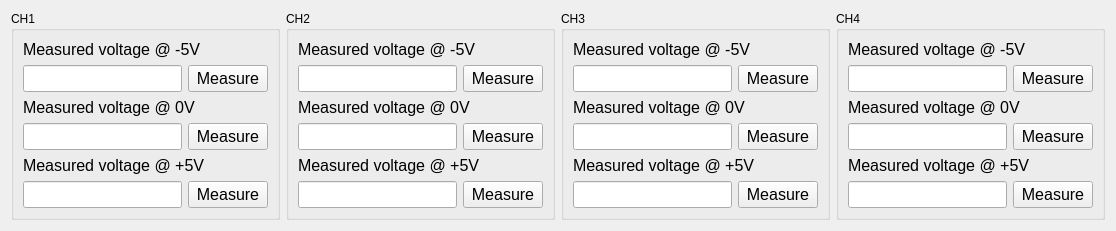
     <widget class="QWidget" name="tab_adc">
      <attribute name="title">
       <string>ADC Calibration</string>
      </attribute>
      <layout class="QVBoxLayout" name="verticalLayout_6">
       <item>
        <layout class="QHBoxLayout" name="horizontalLayout_2">
         <item>
          <widget class="QGroupBox" name="groupBox_2">
           <property name="title">
            <string>CH1</string>
           </property>
           <layout class="QVBoxLayout" name="verticalLayout_19">
            <item>
             <layout class="QVBoxLayout" name="verticalLayout_8">
              <item>
               <widget class="QLabel" name="label_3">
                <property name="font">
                 <font>
                  <pointsize>12</pointsize>
                 </font>
                </property>
                <property name="text">
                 <string>Measured voltage @ -5V</string>
                </property>
               </widget>
              </item>
              <item>
               <layout class="QHBoxLayout" name="horizontalLayout_4">
                <item>
                 <widget class="QLineEdit" name="ch1_minus_5v">
                  <property name="enabled">
                   <bool>true</bool>
                  </property>
                  <property name="font">
                   <font>
                    <pointsize>12</pointsize>
                    <weight>75</weight>
                    <bold>true</bold>
                   </font>
                  </property>
                  <property name="cursor">
                   <cursorShape>ArrowCursor</cursorShape>
                  </property>
                  <property name="mouseTracking">
                   <bool>false</bool>
                  </property>
                  <property name="acceptDrops">
                   <bool>false</bool>
                  </property>
                  <property name="readOnly">
                   <bool>true</bool>
                  </property>
                 </widget>
                </item>
                <item>
                 <widget class="QPushButton" name="ch1_minus_5v_measure">
                  <property name="font">
                   <font>
                    <pointsize>12</pointsize>
                   </font>
                  </property>
                  <property name="text">
                   <string>Measure</string>
                  </property>
                 </widget>
                </item>
               </layout>
              </item>
             </layout>
            </item>
            <item>
             <layout class="QVBoxLayout" name="verticalLayout_7">
              <item>
               <widget class="QLabel" name="label_2">
                <property name="font">
                 <font>
                  <pointsize>12</pointsize>
                 </font>
                </property>
                <property name="text">
                 <string>Measured voltage @ 0V</string>
                </property>
               </widget>
              </item>
              <item>
               <layout class="QHBoxLayout" name="horizontalLayout_3">
                <item>
                 <widget class="QLineEdit" name="ch1_0v">
                  <property name="enabled">
                   <bool>true</bool>
                  </property>
                  <property name="font">
                   <font>
                    <pointsize>12</pointsize>
                    <weight>75</weight>
                    <bold>true</bold>
                   </font>
                  </property>
                  <property name="cursor">
                   <cursorShape>ArrowCursor</cursorShape>
                  </property>
                  <property name="mouseTracking">
                   <bool>false</bool>
                  </property>
                  <property name="acceptDrops">
                   <bool>false</bool>
                  </property>
                  <property name="readOnly">
                   <bool>true</bool>
                  </property>
                 </widget>
                </item>
                <item>
                 <widget class="QPushButton" name="ch1_0v_measure">
                  <property name="font">
                   <font>
                    <pointsize>12</pointsize>
                   </font>
                  </property>
                  <property name="text">
                   <string>Measure</string>
                  </property>
                 </widget>
                </item>
               </layout>
              </item>
             </layout>
            </item>
            <item>
             <layout class="QVBoxLayout" name="verticalLayout_9">
              <item>
               <widget class="QLabel" name="label_4">
                <property name="font">
                 <font>
                  <pointsize>12</pointsize>
                 </font>
                </property>
                <property name="text">
                 <string>Measured voltage @ +5V</string>
                </property>
               </widget>
              </item>
              <item>
               <layout class="QHBoxLayout" name="horizontalLayout_5">
                <item>
                 <widget class="QLineEdit" name="ch1_plus_5v">
                  <property name="enabled">
                   <bool>true</bool>
                  </property>
                  <property name="font">
                   <font>
                    <pointsize>12</pointsize>
                    <weight>75</weight>
                    <bold>true</bold>
                   </font>
                  </property>
                  <property name="cursor">
                   <cursorShape>ArrowCursor</cursorShape>
                  </property>
                  <property name="mouseTracking">
                   <bool>false</bool>
                  </property>
                  <property name="acceptDrops">
                   <bool>false</bool>
                  </property>
                  <property name="readOnly">
                   <bool>true</bool>
                  </property>
                 </widget>
                </item>
                <item>
                 <widget class="QPushButton" name="ch1_plus_5v_measure">
                  <property name="font">
                   <font>
                    <pointsize>12</pointsize>
                   </font>
                  </property>
                  <property name="text">
                   <string>Measure</string>
                  </property>
                 </widget>
                </item>
               </layout>
              </item>
             </layout>
            </item>
           </layout>
          </widget>
         </item>
         <item>
          <widget class="QGroupBox" name="groupBox_3">
           <property name="title">
            <string>CH2</string>
           </property>
           <layout class="QVBoxLayout" name="verticalLayout_20">
            <item>
             <layout class="QVBoxLayout" name="verticalLayout_10">
              <item>
               <widget class="QLabel" name="label_5">
                <property name="font">
                 <font>
                  <pointsize>12</pointsize>
                 </font>
                </property>
                <property name="text">
                 <string>Measured voltage @ -5V</string>
                </property>
               </widget>
              </item>
              <item>
               <layout class="QHBoxLayout" name="horizontalLayout_6">
                <item>
                 <widget class="QLineEdit" name="ch2_minus_5v">
                  <property name="enabled">
                   <bool>true</bool>
                  </property>
                  <property name="font">
                   <font>
                    <pointsize>12</pointsize>
                    <weight>75</weight>
                    <bold>true</bold>
                   </font>
                  </property>
                  <property name="cursor">
                   <cursorShape>ArrowCursor</cursorShape>
                  </property>
                  <property name="mouseTracking">
                   <bool>false</bool>
                  </property>
                  <property name="acceptDrops">
                   <bool>false</bool>
                  </property>
                  <property name="readOnly">
                   <bool>true</bool>
                  </property>
                 </widget>
                </item>
                <item>
                 <widget class="QPushButton" name="ch2_minus_5v_measure">
                  <property name="font">
                   <font>
                    <pointsize>12</pointsize>
                   </font>
                  </property>
                  <property name="text">
                   <string>Measure</string>
                  </property>
                 </widget>
                </item>
               </layout>
              </item>
             </layout>
            </item>
            <item>
             <layout class="QVBoxLayout" name="verticalLayout_11">
              <item>
               <widget class="QLabel" name="label_6">
                <property name="font">
                 <font>
                  <pointsize>12</pointsize>
                 </font>
                </property>
                <property name="text">
                 <string>Measured voltage @ 0V</string>
                </property>
               </widget>
              </item>
              <item>
               <layout class="QHBoxLayout" name="horizontalLayout_7">
                <item>
                 <widget class="QLineEdit" name="ch2_0v">
                  <property name="enabled">
                   <bool>true</bool>
                  </property>
                  <property name="font">
                   <font>
                    <pointsize>12</pointsize>
                    <weight>75</weight>
                    <bold>true</bold>
                   </font>
                  </property>
                  <property name="cursor">
                   <cursorShape>ArrowCursor</cursorShape>
                  </property>
                  <property name="mouseTracking">
                   <bool>false</bool>
                  </property>
                  <property name="acceptDrops">
                   <bool>false</bool>
                  </property>
                  <property name="readOnly">
                   <bool>true</bool>
                  </property>
                 </widget>
                </item>
                <item>
                 <widget class="QPushButton" name="ch2_0v_measure">
                  <property name="font">
                   <font>
                    <pointsize>12</pointsize>
                   </font>
                  </property>
                  <property name="text">
                   <string>Measure</string>
                  </property>
                 </widget>
                </item>
               </layout>
              </item>
             </layout>
            </item>
            <item>
             <layout class="QVBoxLayout" name="verticalLayout_12">
              <item>
               <widget class="QLabel" name="label_7">
                <property name="font">
                 <font>
                  <pointsize>12</pointsize>
                 </font>
                </property>
                <property name="text">
                 <string>Measured voltage @ +5V</string>
                </property>
               </widget>
              </item>
              <item>
               <layout class="QHBoxLayout" name="horizontalLayout_8">
                <item>
                 <widget class="QLineEdit" name="ch2_plus_5v">
                  <property name="enabled">
                   <bool>true</bool>
                  </property>
                  <property name="font">
                   <font>
                    <pointsize>12</pointsize>
                    <weight>75</weight>
                    <bold>true</bold>
                   </font>
                  </property>
                  <property name="cursor">
                   <cursorShape>ArrowCursor</cursorShape>
                  </property>
                  <property name="mouseTracking">
                   <bool>false</bool>
                  </property>
                  <property name="acceptDrops">
                   <bool>false</bool>
                  </property>
                  <property name="readOnly">
                   <bool>true</bool>
                  </property>
                 </widget>
                </item>
                <item>
                 <widget class="QPushButton" name="ch2_plus_5v_measure">
                  <property name="font">
                   <font>
                    <pointsize>12</pointsize>
                   </font>
                  </property>
                  <property name="text">
                   <string>Measure</string>
                  </property>
                 </widget>
                </item>
               </layout>
              </item>
             </layout>
            </item>
           </layout>
          </widget>
         </item>
         <item>
          <widget class="QGroupBox" name="groupBox_4">
           <property name="title">
            <string>CH3</string>
           </property>
           <layout class="QVBoxLayout" name="verticalLayout_21">
            <item>
             <layout class="QVBoxLayout" name="verticalLayout_13">
              <item>
               <widget class="QLabel" name="label_8">
                <property name="font">
                 <font>
                  <pointsize>12</pointsize>
                 </font>
                </property>
                <property name="text">
                 <string>Measured voltage @ -5V</string>
                </property>
               </widget>
              </item>
              <item>
               <layout class="QHBoxLayout" name="horizontalLayout_9">
                <item>
                 <widget class="QLineEdit" name="ch3_minus_5v">
                  <property name="enabled">
                   <bool>true</bool>
                  </property>
                  <property name="font">
                   <font>
                    <pointsize>12</pointsize>
                    <weight>75</weight>
                    <bold>true</bold>
                   </font>
                  </property>
                  <property name="cursor">
                   <cursorShape>ArrowCursor</cursorShape>
                  </property>
                  <property name="mouseTracking">
                   <bool>false</bool>
                  </property>
                  <property name="acceptDrops">
                   <bool>false</bool>
                  </property>
                  <property name="readOnly">
                   <bool>true</bool>
                  </property>
                 </widget>
                </item>
                <item>
                 <widget class="QPushButton" name="ch3_minus_5v_measure">
                  <property name="font">
                   <font>
                    <pointsize>12</pointsize>
                   </font>
                  </property>
                  <property name="text">
                   <string>Measure</string>
                  </property>
                 </widget>
                </item>
               </layout>
              </item>
             </layout>
            </item>
            <item>
             <layout class="QVBoxLayout" name="verticalLayout_14">
              <item>
               <widget class="QLabel" name="label_9">
                <property name="font">
                 <font>
                  <pointsize>12</pointsize>
                 </font>
                </property>
                <property name="text">
                 <string>Measured voltage @ 0V</string>
                </property>
               </widget>
              </item>
              <item>
               <layout class="QHBoxLayout" name="horizontalLayout_10">
                <item>
                 <widget class="QLineEdit" name="ch3_0v">
                  <property name="enabled">
                   <bool>true</bool>
                  </property>
                  <property name="font">
                   <font>
                    <pointsize>12</pointsize>
                    <weight>75</weight>
                    <bold>true</bold>
                   </font>
                  </property>
                  <property name="cursor">
                   <cursorShape>ArrowCursor</cursorShape>
                  </property>
                  <property name="mouseTracking">
                   <bool>false</bool>
                  </property>
                  <property name="acceptDrops">
                   <bool>false</bool>
                  </property>
                  <property name="readOnly">
                   <bool>true</bool>
                  </property>
                 </widget>
                </item>
                <item>
                 <widget class="QPushButton" name="ch3_0v_measure">
                  <property name="font">
                   <font>
                    <pointsize>12</pointsize>
                   </font>
                  </property>
                  <property name="text">
                   <string>Measure</string>
                  </property>
                 </widget>
                </item>
               </layout>
              </item>
             </layout>
            </item>
            <item>
             <layout class="QVBoxLayout" name="verticalLayout_15">
              <item>
               <widget class="QLabel" name="label_10">
                <property name="font">
                 <font>
                  <pointsize>12</pointsize>
                 </font>
                </property>
                <property name="text">
                 <string>Measured voltage @ +5V</string>
                </property>
               </widget>
              </item>
              <item>
               <layout class="QHBoxLayout" name="horizontalLayout_11">
                <item>
                 <widget class="QLineEdit" name="ch3_plus_5v">
                  <property name="enabled">
                   <bool>true</bool>
                  </property>
                  <property name="font">
                   <font>
                    <pointsize>12</pointsize>
                    <weight>75</weight>
                    <bold>true</bold>
                   </font>
                  </property>
                  <property name="cursor">
                   <cursorShape>ArrowCursor</cursorShape>
                  </property>
                  <property name="mouseTracking">
                   <bool>false</bool>
                  </property>
                  <property name="acceptDrops">
                   <bool>false</bool>
                  </property>
                  <property name="readOnly">
                   <bool>true</bool>
                  </property>
                 </widget>
                </item>
                <item>
                 <widget class="QPushButton" name="ch3_plus_5v_measure">
                  <property name="font">
                   <font>
                    <pointsize>12</pointsize>
                   </font>
                  </property>
                  <property name="text">
                   <string>Measure</string>
                  </property>
                 </widget>
                </item>
               </layout>
              </item>
             </layout>
            </item>
           </layout>
          </widget>
         </item>
         <item>
          <widget class="QGroupBox" name="groupBox_5">
           <property name="title">
            <string>CH4</string>
           </property>
           <layout class="QVBoxLayout" name="verticalLayout_22">
            <item>
             <layout class="QVBoxLayout" name="verticalLayout_16">
              <item>
               <widget class="QLabel" name="label_11">
                <property name="font">
                 <font>
                  <pointsize>12</pointsize>
                 </font>
                </property>
                <property name="text">
                 <string>Measured voltage @ -5V</string>
                </property>
               </widget>
              </item>
              <item>
               <layout class="QHBoxLayout" name="horizontalLayout_12">
                <item>
                 <widget class="QLineEdit" name="ch4_minus_5v">
                  <property name="enabled">
                   <bool>true</bool>
                  </property>
                  <property name="font">
                   <font>
                    <pointsize>12</pointsize>
                    <weight>75</weight>
                    <bold>true</bold>
                   </font>
                  </property>
                  <property name="cursor">
                   <cursorShape>ArrowCursor</cursorShape>
                  </property>
                  <property name="mouseTracking">
                   <bool>false</bool>
                  </property>
                  <property name="acceptDrops">
                   <bool>false</bool>
                  </property>
                  <property name="readOnly">
                   <bool>true</bool>
                  </property>
                 </widget>
                </item>
                <item>
                 <widget class="QPushButton" name="ch4_minus_5v_measure">
                  <property name="font">
                   <font>
                    <pointsize>12</pointsize>
                   </font>
                  </property>
                  <property name="text">
                   <string>Measure</string>
                  </property>
                 </widget>
                </item>
               </layout>
              </item>
             </layout>
            </item>
            <item>
             <layout class="QVBoxLayout" name="verticalLayout_17">
              <item>
               <widget class="QLabel" name="label_12">
                <property name="font">
                 <font>
                  <pointsize>12</pointsize>
                 </font>
                </property>
                <property name="text">
                 <string>Measured voltage @ 0V</string>
                </property>
               </widget>
              </item>
              <item>
               <layout class="QHBoxLayout" name="horizontalLayout_13">
                <item>
                 <widget class="QLineEdit" name="ch4_0v">
                  <property name="enabled">
                   <bool>true</bool>
                  </property>
                  <property name="font">
                   <font>
                    <pointsize>12</pointsize>
                    <weight>75</weight>
                    <bold>true</bold>
                   </font>
                  </property>
                  <property name="cursor">
                   <cursorShape>ArrowCursor</cursorShape>
                  </property>
                  <property name="mouseTracking">
                   <bool>false</bool>
                  </property>
                  <property name="acceptDrops">
                   <bool>false</bool>
                  </property>
                  <property name="readOnly">
                   <bool>true</bool>
                  </property>
                 </widget>
                </item>
                <item>
                 <widget class="QPushButton" name="ch4_0v_measure">
                  <property name="font">
                   <font>
                    <pointsize>12</pointsize>
                   </font>
                  </property>
                  <property name="text">
                   <string>Measure</string>
                  </property>
                 </widget>
                </item>
               </layout>
              </item>
             </layout>
            </item>
            <item>
             <layout class="QVBoxLayout" name="verticalLayout_18">
              <item>
               <widget class="QLabel" name="label_13">
                <property name="font">
                 <font>
                  <pointsize>12</pointsize>
                 </font>
                </property>
                <property name="text">
                 <string>Measured voltage @ +5V</string>
                </property>
               </widget>
              </item>
              <item>
               <layout class="QHBoxLayout" name="horizontalLayout_14">
                <item>
                 <widget class="QLineEdit" name="ch4_plus_5v">
                  <property name="enabled">
                   <bool>true</bool>
                  </property>
                  <property name="font">
                   <font>
                    <pointsize>12</pointsize>
                    <weight>75</weight>
                    <bold>true</bold>
                   </font>
                  </property>
                  <property name="cursor">
                   <cursorShape>ArrowCursor</cursorShape>
                  </property>
                  <property name="mouseTracking">
                   <bool>false</bool>
                  </property>
                  <property name="acceptDrops">
                   <bool>false</bool>
                  </property>
                  <property name="readOnly">
                   <bool>true</bool>
                  </property>
                 </widget>
                </item>
                <item>
                 <widget class="QPushButton" name="ch_plus_5v_measure_2">
                  <property name="font">
                   <font>
                    <pointsize>12</pointsize>
                   </font>
                  </property>
                  <property name="text">
                   <string>Measure</string>
                  </property>
                 </widget>
                </item>
               </layout>
              </item>
             </layout>
            </item>
           </layout>
          </widget>
         </item>
        </layout>
       </item>
      </layout>
     </widget>
